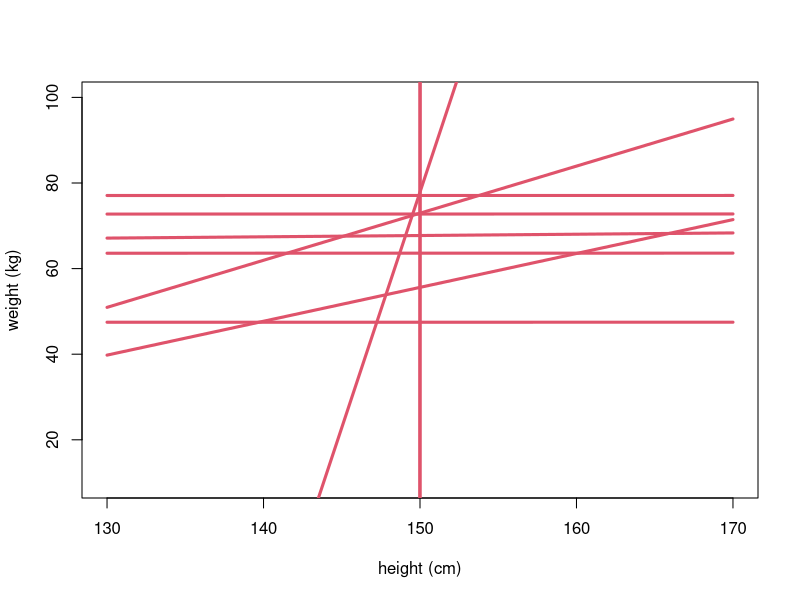

Write R code to recreate this figure. (Note: this script raises an error after producing the figure.)
# Ch4- Linear Regression

#Linear Regression, using priors
n <- 10 #samples
alpha <- rnorm(n, 60, 10) #average adult weight
beta <- rlnorm(n, 0, 10) #slope, kg per centimeter, but when beta = rnorm(n, 0, 10), it's symeteric around 0 which is biologically wrong (you typically don't get lighter as you get taller)

Hbar <- 150 #mean height
Hseq <- seq(from=130, to =170, len=30) #samples of adult heights

plot(NULL, xlim=c(130, 170), #limits are the sample measurements
     ylim=c(10,100), #lmits
     xlab = "height (cm)",
     ylab="weight (kg)")
for (i in 1:n)
  lines( Hseq, 
         alpha[i] + beta[i] *(Hseq-Hbar), 
         lwd=3, col=2)


# set.seed(5)
# create random numbers that are the same. Random numbers are pseudorandomly created because they are generated by an algorithm, so if you use set.seed, you can generate the same string of numbers in a reproducible way. 

# Validate
alpha <- 70
beta <- 0.5 #slope
sigma <- 5
n_individuals <- 100
H <- runif(n_individuals, 130, 170)
mu <- alpha + beta * (H-mean(H))
W <- rnorm(n_individuals, mu, sigma)

dat <- list( H=H, W=W, Hbar=mean(H))

m_validate <- quap(  #quadratic approximation
  alist(
    W ~ dnorm(mu, sigma),
    mu <- a + b * (H-Hbar),
    a ~ dnorm(60, 10),
    b ~ dlnorm(0,1),
    sigma ~ dunif(0,10)
  ), data = dat)
